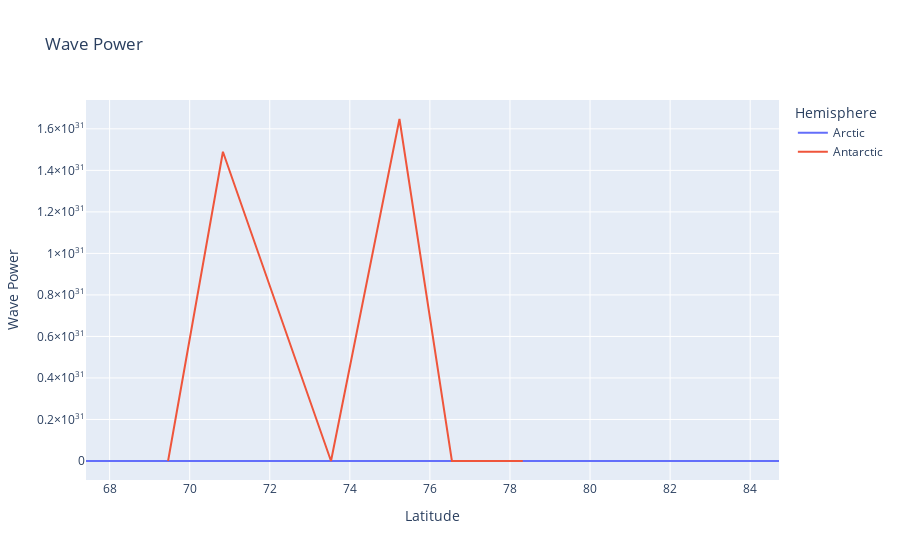

The cell this chart's notebook holds for it:
### Code cell
# Starting code to create wave power figure... plug in a functional version of wavepwr().

foo = stations.copy()
foo['HEMISPHERE'] = np.sign(foo.AACGMLAT)
foo.HEMISPHERE = foo['HEMISPHERE'].map({1:'Arctic', -1:'Antarctic', 0:'Error'})
foo['ABSLAT'] = abs(foo.AACGMLAT)
foo = foo.sort_values('ABSLAT')
foo['WAVEPWR'] = foo.apply(lambda row : wavepwr(row['IAGA']), axis = 1)#wavepwr(foo['IAGA'])
px.scatter(foo.WAVEPWR, abs(foo.AACGMLAT))
df = px.data.iris()
fig = px.line(foo, x='ABSLAT', y="WAVEPWR", color='HEMISPHERE', hover_data=['IAGA'],
                labels={
                     'ABSLAT': "Latitude",
                     "WAVEPWR": "Wave Power",
                     "AACGMLAT": "Latitude",
                     "HEMISPHERE": "Hemisphere"
                 },
                title="Wave Power")
fig.update_layout({
    # 'plot_bgcolor': 'rgba(0, 0, 0, 0)',    # ditch gray background
    # 'paper_bgcolor': 'rgba(0, 0, 0, 0)',   # transparent figure
})

fig.update_traces(connectgaps=True)

display(foo)
fig.show()

### Figure 1 — Plotly figure (JSON) as saved in the notebook; plotly's stock layout.template omitted (floating-point values rounded to 4 significant figures)
{"data": [{"connectgaps": true, "customdata": [["FHB"], ["GHB"], ["SKT"], ["STF"], ["ATU"], ["GDH"], ["UMQ"], ["UPN"], ["KUV"], ["SVS"], ["THL"]], "hovertemplate": "Hemisphere=Arctic<br>Latitude=%{x}<br>Wave Power=%{y}<br>IAGA=%{customdata[0]}<extra></extra>", "legendgroup": "Arctic", "line": {"color": "#636efa", "dash": "solid"}, "marker": {"symbol": "circle"}, "mode": "lines", "name": "Arctic", "orientation": "v", "showlegend": true, "type": "scatter", "x": [67.41, 69.98, 71.43, 72.64, 73.99, 75.25, 76.38, 78.93, 80.69, 83, 84.72], "xaxis": "x", "y": [0, 0, 0, 0, 0, 0, 0, 0, 0, 0, 0], "yaxis": "y"}, {"connectgaps": true, "customdata": [["PG5"], ["PG4"], ["PG3"], ["PG2"], ["PG1"], ["PG0"]], "hovertemplate": "Hemisphere=Antarctic<br>Latitude=%{x}<br>Wave Power=%{y}<br>IAGA=%{customdata[0]}<extra></extra>", "legendgroup": "Antarctic", "line": {"color": "#EF553B", "dash": "solid"}, "marker": {"symbol": "circle"}, "mode": "lines", "name": "Antarctic", "orientation": "v", "showlegend": true, "type": "scatter", "x": [69.46, 70.83, 73.53, 75.24, 76.55, 78.32], "xaxis": "x", "y": [13.48, 1.49e+31, 18.3, 1.647e+31, 12.53, 13.17], "yaxis": "y"}], "layout": {"autosize": true, "legend": {"title": {"text": "Hemisphere"}, "tracegroupgap": 0}, "title": {"text": "Wave Power"}, "xaxis": {"anchor": "y", "autorange": true, "domain": [0, 1], "range": [67.41, 84.72], "title": {"text": "Latitude"}, "type": "linear"}, "yaxis": {"anchor": "x", "autorange": true, "domain": [0, 1], "range": [-9.152e+29, 1.739e+31], "title": {"text": "Wave Power"}, "type": "linear"}}}
